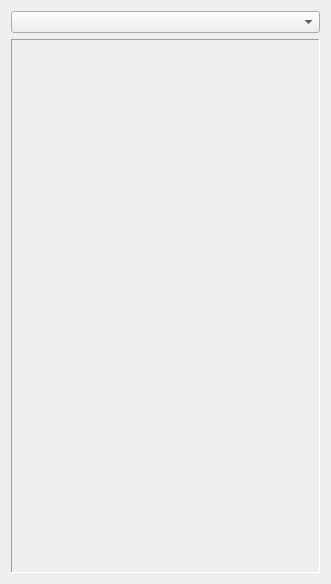
<?xml version="1.0" encoding="UTF-8"?>
<ui version="4.0">
 <class>CDataSourceWidget</class>
 <widget class="QWidget" name="CDataSourceWidget">
  <property name="geometry">
   <rect>
    <x>0</x>
    <y>0</y>
    <width>331</width>
    <height>584</height>
   </rect>
  </property>
  <property name="windowTitle">
   <string>Form</string>
  </property>
  <layout class="QVBoxLayout" name="verticalLayout">
   <item>
    <layout class="QHBoxLayout" name="horizontalLayout">
     <item>
      <widget class="QComboBox" name="comboBox_plugin">
       <property name="sizePolicy">
        <sizepolicy hsizetype="Expanding" vsizetype="Fixed">
         <horstretch>0</horstretch>
         <verstretch>0</verstretch>
        </sizepolicy>
       </property>
      </widget>
     </item>
    </layout>
   </item>
   <item>
    <widget class="QStackedWidget" name="stackedWidget_plugin">
     <property name="frameShape">
      <enum>QFrame::Panel</enum>
     </property>
     <property name="frameShadow">
      <enum>QFrame::Sunken</enum>
     </property>
    </widget>
   </item>
  </layout>
 </widget>
 <tabstops>
  <tabstop>comboBox_plugin</tabstop>
 </tabstops>
 <resources/>
 <connections>
  <connection>
   <sender>comboBox_plugin</sender>
   <signal>currentIndexChanged(int)</signal>
   <receiver>stackedWidget_plugin</receiver>
   <slot>setCurrentIndex(int)</slot>
   <hints>
    <hint type="sourcelabel">
     <x>112</x>
     <y>22</y>
    </hint>
    <hint type="destinationlabel">
     <x>110</x>
     <y>92</y>
    </hint>
   </hints>
  </connection>
 </connections>
</ui>
